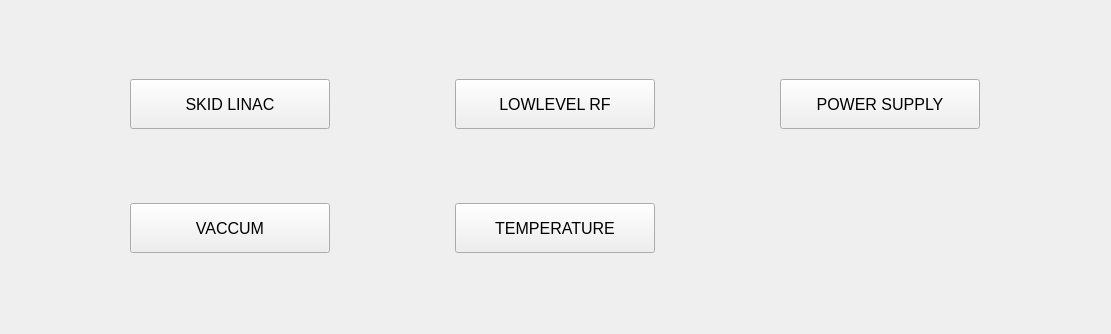
         <widget class="QWidget" name="scrolllinac">
          <property name="geometry">
           <rect>
            <x>0</x>
            <y>0</y>
            <width>1111</width>
            <height>334</height>
           </rect>
          </property>
          <layout class="QGridLayout" name="gridLayout_12">
           <item row="0" column="1">
            <widget class="QPushButton" name="btnlowlevelrf">
             <property name="enabled">
              <bool>true</bool>
             </property>
             <property name="sizePolicy">
              <sizepolicy hsizetype="Fixed" vsizetype="Fixed">
               <horstretch>0</horstretch>
               <verstretch>0</verstretch>
              </sizepolicy>
             </property>
             <property name="minimumSize">
              <size>
               <width>200</width>
               <height>50</height>
              </size>
             </property>
             <property name="maximumSize">
              <size>
               <width>200</width>
               <height>50</height>
              </size>
             </property>
             <property name="font">
              <font>
               <family>Cantarell</family>
               <pointsize>12</pointsize>
              </font>
             </property>
             <property name="text">
              <string>LOWLEVEL RF</string>
             </property>
             <property name="iconSize">
              <size>
               <width>16</width>
               <height>16</height>
              </size>
             </property>
            </widget>
           </item>
           <item row="0" column="2">
            <widget class="QPushButton" name="btnpslinac">
             <property name="enabled">
              <bool>true</bool>
             </property>
             <property name="sizePolicy">
              <sizepolicy hsizetype="Fixed" vsizetype="Fixed">
               <horstretch>0</horstretch>
               <verstretch>0</verstretch>
              </sizepolicy>
             </property>
             <property name="minimumSize">
              <size>
               <width>200</width>
               <height>50</height>
              </size>
             </property>
             <property name="maximumSize">
              <size>
               <width>200</width>
               <height>50</height>
              </size>
             </property>
             <property name="font">
              <font>
               <family>Cantarell</family>
               <pointsize>12</pointsize>
              </font>
             </property>
             <property name="text">
              <string>POWER SUPPLY</string>
             </property>
             <property name="iconSize">
              <size>
               <width>16</width>
               <height>16</height>
              </size>
             </property>
            </widget>
           </item>
           <item row="1" column="1">
            <widget class="QPushButton" name="btntemplinac">
             <property name="enabled">
              <bool>true</bool>
             </property>
             <property name="sizePolicy">
              <sizepolicy hsizetype="Fixed" vsizetype="Fixed">
               <horstretch>0</horstretch>
               <verstretch>0</verstretch>
              </sizepolicy>
             </property>
             <property name="minimumSize">
              <size>
               <width>200</width>
               <height>50</height>
              </size>
             </property>
             <property name="maximumSize">
              <size>
               <width>200</width>
               <height>50</height>
              </size>
             </property>
             <property name="font">
              <font>
               <family>Cantarell</family>
               <pointsize>12</pointsize>
              </font>
             </property>
             <property name="text">
              <string>TEMPERATURE</string>
             </property>
             <property name="iconSize">
              <size>
               <width>16</width>
               <height>16</height>
              </size>
             </property>
             <property name="flat">
              <bool>false</bool>
             </property>
            </widget>
           </item>
           <item row="0" column="0">
            <widget class="QPushButton" name="btnskidlinac">
             <property name="enabled">
              <bool>true</bool>
             </property>
             <property name="sizePolicy">
              <sizepolicy hsizetype="Fixed" vsizetype="Fixed">
               <horstretch>0</horstretch>
               <verstretch>0</verstretch>
              </sizepolicy>
             </property>
             <property name="minimumSize">
              <size>
               <width>200</width>
               <height>50</height>
              </size>
             </property>
             <property name="maximumSize">
              <size>
               <width>200</width>
               <height>50</height>
              </size>
             </property>
             <property name="font">
              <font>
               <family>Cantarell</family>
               <pointsize>12</pointsize>
              </font>
             </property>
             <property name="text">
              <string>SKID LINAC</string>
             </property>
             <property name="iconSize">
              <size>
               <width>16</width>
               <height>16</height>
              </size>
             </property>
            </widget>
           </item>
           <item row="1" column="0">
            <widget class="QPushButton" name="btnvaclinac">
             <property name="enabled">
              <bool>true</bool>
             </property>
             <property name="sizePolicy">
              <sizepolicy hsizetype="Fixed" vsizetype="Fixed">
               <horstretch>0</horstretch>
               <verstretch>0</verstretch>
              </sizepolicy>
             </property>
             <property name="minimumSize">
              <size>
               <width>200</width>
               <height>50</height>
              </size>
             </property>
             <property name="maximumSize">
              <size>
               <width>200</width>
               <height>50</height>
              </size>
             </property>
             <property name="font">
              <font>
               <family>Cantarell</family>
               <pointsize>12</pointsize>
              </font>
             </property>
             <property name="text">
              <string>VACCUM</string>
             </property>
             <property name="iconSize">
              <size>
               <width>16</width>
               <height>16</height>
              </size>
             </property>
            </widget>
           </item>
          </layout>
         </widget>
